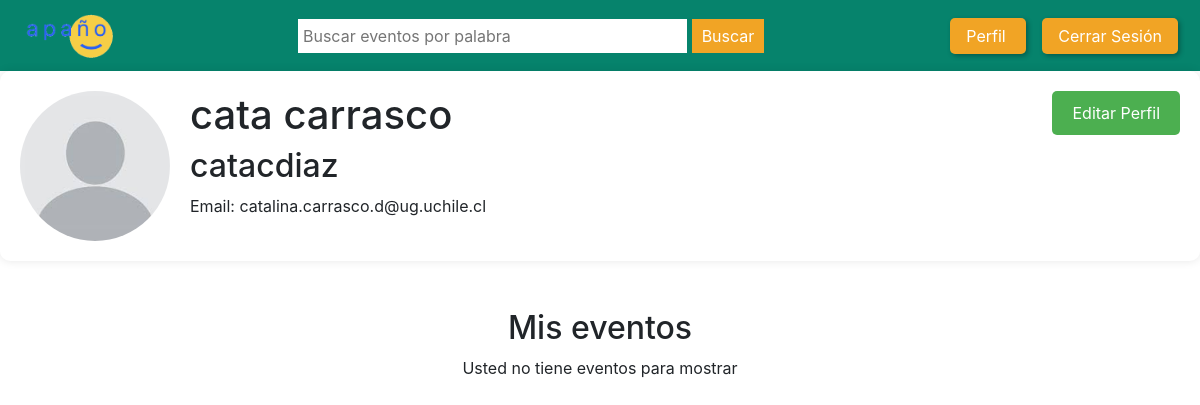
/perfil_apagno_app/ (signed in), run on an earlier commit of the app's database.
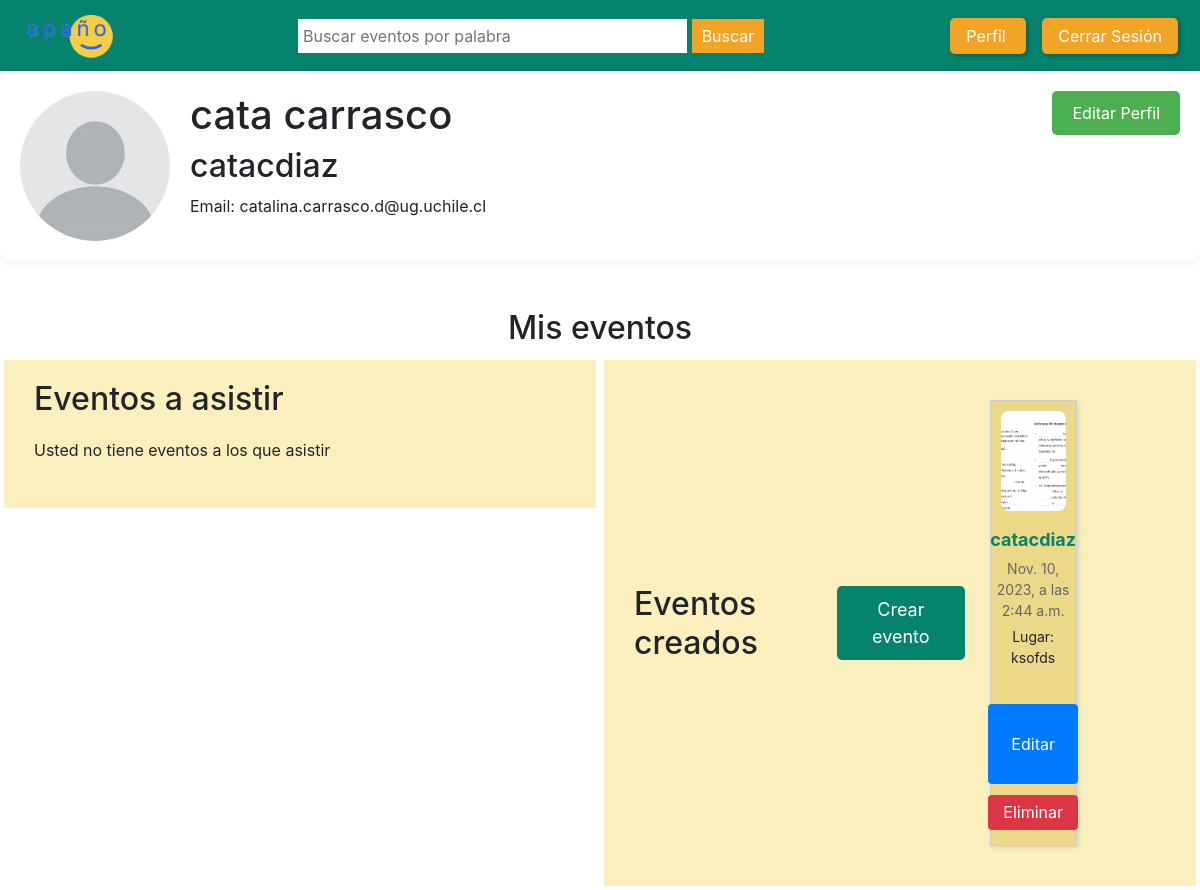
And on a later commit of the database.
### perfil_apagno_app/models.py (models this page shows, shortened)
class nuevoEvento(models.Model):
    nombre = models.CharField(max_length=100)
    host = models.ForeignKey(User, on_delete=models.CASCADE)
    fecha = models.DateField(default=timezone.now().strftime("%Y-%m-%d"))
    hora = models.TimeField(default=timezone.now().strftime("%H:%M"))
    lugar = models.CharField(max_length=100)
    descripcion = models.CharField(max_length=250, blank=True)
    categoria = models.ForeignKey(Categorias, default='Sin categoria', on_delete=models.CASCADE)
    imagen = models.ImageField(upload_to='eventos_images/', blank=True)
    asistentes = models.ManyToManyField(User, related_name='eventos_asistir', blank=True)

### perfil_apagno_app/views.py (the view, shortened to what this page needs)
# urls.py: path('', views.Eventos.as_view(), name='perfil'),
class Eventos(ListView):
    model = nuevoEvento
    template_name = 'perfil_app/listaEventos.html'
    context_object_name = 'eventos'
    def get_queryset(self):
        eventos_host = nuevoEvento.objects.filter(host=self.request.user)
        eventos_asistir = nuevoEvento.objects.filter(asistentes=self.request.user)
        return eventos_host, eventos_asistir
    def get_context_data(self, **kwargs):
        context = super().get_context_data(**kwargs)
        eventos_host, eventos_asistir = self.get_queryset()
        context['eventos_host'] = eventos_host
        context['eventos_asistir'] = eventos_asistir
        context['categorias'] = Categorias.objects.all()
        return context

### perfil_apagno_app/templates/perfil_app/listaEventos.html (shortened to what this page needs)
{%extends 'base.html'%}
{% load static %}
{% block extra_css %}
    <link rel="stylesheet" type="text/css" href="{% static 'style/destacados.css' %}">
    <link rel="stylesheet" type="text/css" href="{% static 'style/style.css' %}">
    <link rel="stylesheet" href="https://stackpath.bootstrapcdn.com/bootstrap/4.5.2/css/bootstrap.min.css">
	<link rel="stylesheet" type="text/css" href="{% static 'style/base.css' %}">
	<link rel="stylesheet" type="text/css" href="{% static 'style/cajon.css' %}">
	<link rel="stylesheet" type="text/css" href="{% static 'style/perfil.css' %}">
{% endblock %}
{%block content%}
<div class="perfil">
    <div class="foto-perfil">
      <img src="{{user.profile.avatar.url}}" class="avatar"  accept=".jpg,.jpeg,.png"/>
    </div>
    <div class="datos-usuario">
      <h1>{{user.first_name}} {{user.last_name}}</h1>
      <h2>{{user.username}}</h2>
      <p>Email: {{user.email}}</p>
    </div>
    <a href="{%url 'profile'%}"><button class="boton-editar">Editar Perfil</button></a>
  </div>
<div class="py-5 text-center">
	<h2>Mis eventos</h2>
	{% if eventos_host or eventos_asistir %}
	<div class="bloque">
		<h2 style="margin-left: 20px; margin-top: 10px;">Eventos a asistir</h2>
		<div id="eventos-container" class="eventos-container">
			{% if eventos_asistir %}
			{% for evento in eventos_asistir %}
				<div class="cajon">
					<img src="{{ evento.imagen.url }}" alt="{{ evento.nombre }}" style="max-width: 100%;">
					<div class="cajon-content">
						<span class="cajon-title">{{ evento.nombre }}</span>
						<span class="cajon-date">{{ evento.fecha }}, a las {{ evento.hora }}</span>
						<p class="cajon-description">Lugar: {{ evento.lugar }}</p>
					</div>
					<div class="cajon-buttons-event">
						<a href="{%url 'evento' evento.id %}"> <button class="cajon-button-event edit">Ver</button></a>
						<a href="{%url 'abandonar_evento' evento.id %}"> <button class="cajon-button-event delete">Abandonar</button></a>
					</div>
				</div>
			{% endfor %}
			{% else %}
				<p> Usted no tiene eventos a los que asistir</p>
			{% endif %}
		</div>
	</div>
	<div class="bloque">
		<div style="display: flex; justify-content: space-between; align-items: center;">
			<h2 style="margin-left: 20px; margin-top: 10px;">Eventos creados</h2>
			<button id='mostrar-mas' type="button" data-bs-toggle="modal" data-bs-target="#staticBackdrop">
				Crear evento
			</button>
		<div id="eventos-container" class="eventos-container">
			{% if eventos_host %}
			{% for evento in eventos_host %}
				<div class="cajon">
					<img src="{{ evento.imagen.url }}" alt="{{ evento.nombre }}" style="max-width: 100%;">
					<div class="cajon-content">
						<span class="cajon-title">{{ evento.nombre }}</span>
						<span class="cajon-date">{{ evento.fecha }}, a las {{ evento.hora }}</span>
						<p class="cajon-description">Lugar: {{ evento.lugar }}</p>
					</div>
					<div class="cajon-buttons-event">
						<a href="{%url 'editar_evento' evento.id %}"> <button class="cajon-button-event edit">Editar</button></a>
						<a href="{%url 'eliminar_evento' evento.id %}"> <button class="cajon-button-event delete">Eliminar</button></a>
					</div>
				</div>
			{% endfor %}
			{% else %}
				<p> Usted no tiene eventos creados</p>
			{% endif %}
		</div>
	</div>
	{% else %}
		<p> Usted no tiene eventos para mostrar</p>
	{% endif %}
</div>
{%endblock content%}

What changed in the data, as far as the page shows it:
added nuevoEvento: imagen (picture), nombre "catacdiaz", fecha "Nov. 10, 2023", hora "2:44 a.m.", lugar "ksofds"
Also different on the page:
text no longer shown: "Usted no tiene eventos para mostrar"
text now shown: "Eventos a asistir Usted no tiene eventos a los que asistir Eventos creados Crear evento"
